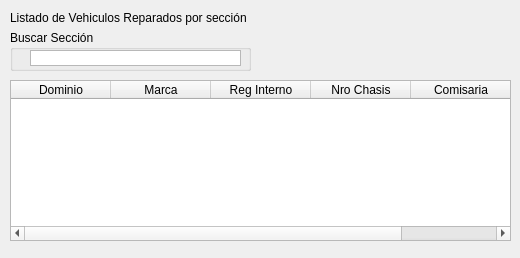
<?xml version="1.0" encoding="UTF-8"?>
<ui version="4.0">
 <class>Form</class>
 <widget class="QWidget" name="Form">
  <property name="geometry">
   <rect>
    <x>0</x>
    <y>0</y>
    <width>520</width>
    <height>258</height>
   </rect>
  </property>
  <property name="windowTitle">
   <string>Form</string>
  </property>
  <widget class="QTableWidget" name="tableWidget">
   <property name="geometry">
    <rect>
     <x>10</x>
     <y>80</y>
     <width>501</width>
     <height>161</height>
    </rect>
   </property>
   <column>
    <property name="text">
     <string>Dominio</string>
    </property>
   </column>
   <column>
    <property name="text">
     <string>Marca</string>
    </property>
   </column>
   <column>
    <property name="text">
     <string>Reg Interno</string>
    </property>
   </column>
   <column>
    <property name="text">
     <string>Nro Chasis</string>
    </property>
   </column>
   <column>
    <property name="text">
     <string>Comisaria</string>
    </property>
   </column>
  </widget>
  <widget class="QLabel" name="label">
   <property name="geometry">
    <rect>
     <x>10</x>
     <y>10</y>
     <width>321</width>
     <height>16</height>
    </rect>
   </property>
   <property name="text">
    <string>Listado de Vehiculos Reparados por sección</string>
   </property>
  </widget>
  <widget class="QGroupBox" name="groupBox">
   <property name="geometry">
    <rect>
     <x>10</x>
     <y>30</y>
     <width>241</width>
     <height>41</height>
    </rect>
   </property>
   <property name="title">
    <string>Buscar Sección</string>
   </property>
   <widget class="QListView" name="listView">
    <property name="geometry">
     <rect>
      <x>20</x>
      <y>20</y>
      <width>211</width>
      <height>16</height>
     </rect>
    </property>
   </widget>
  </widget>
 </widget>
 <resources/>
 <connections/>
</ui>
